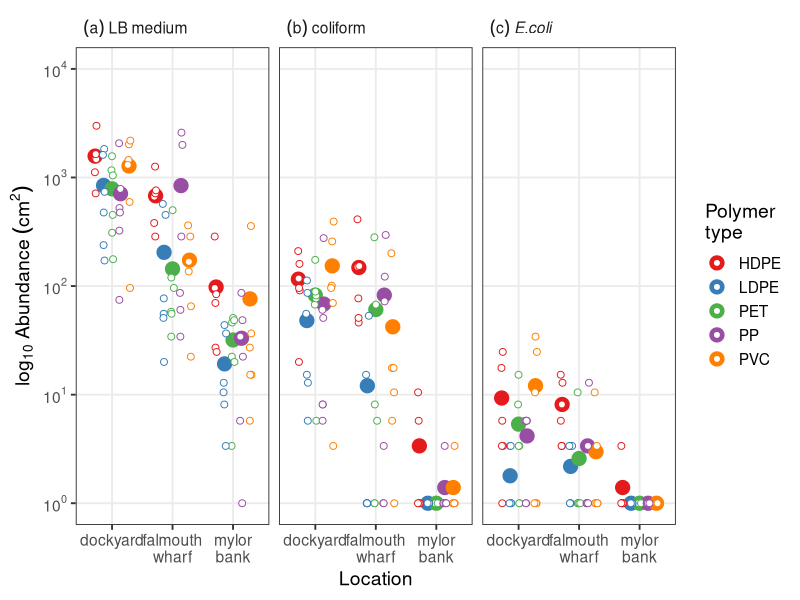
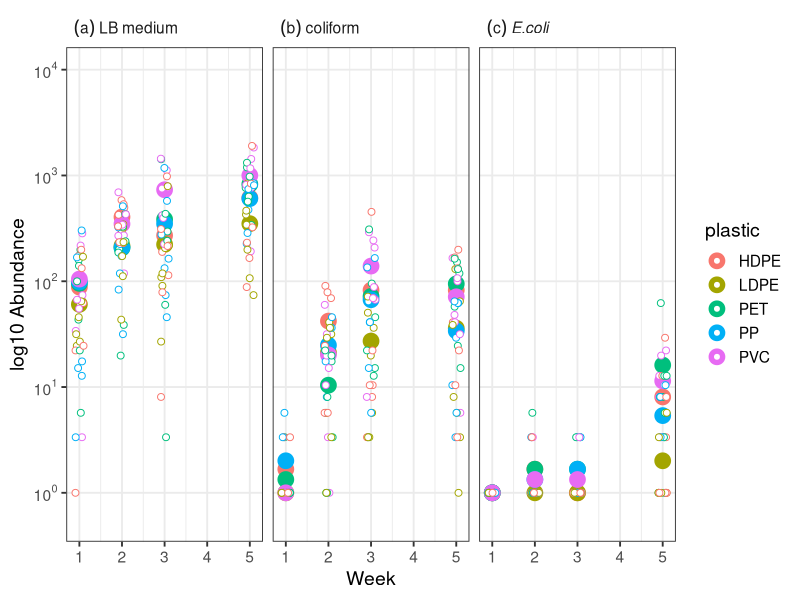
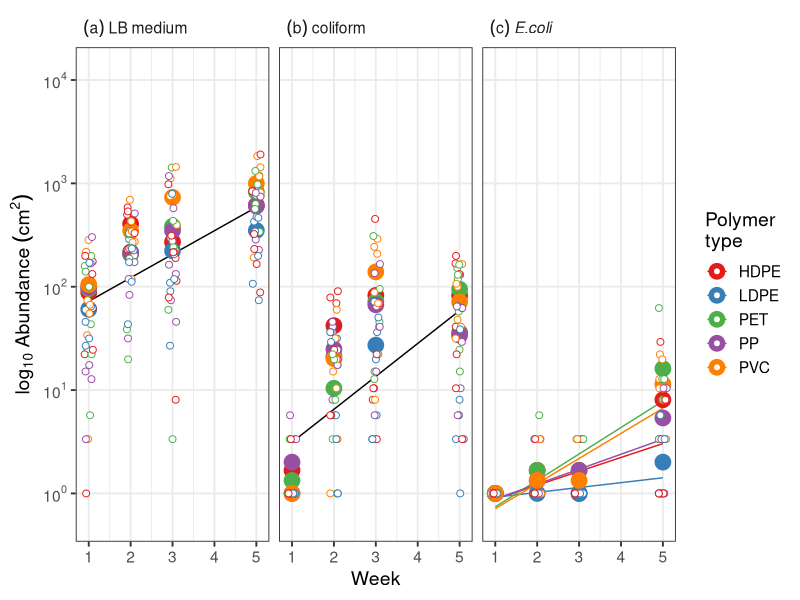
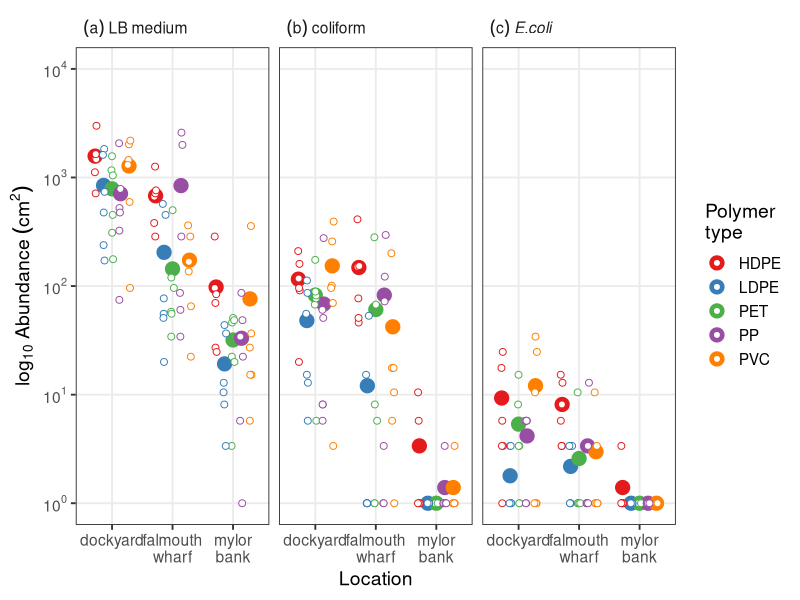
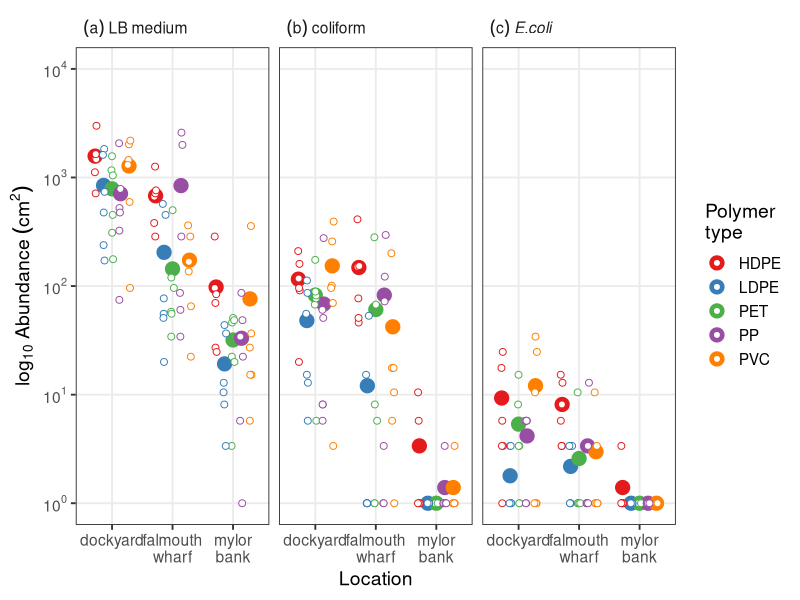
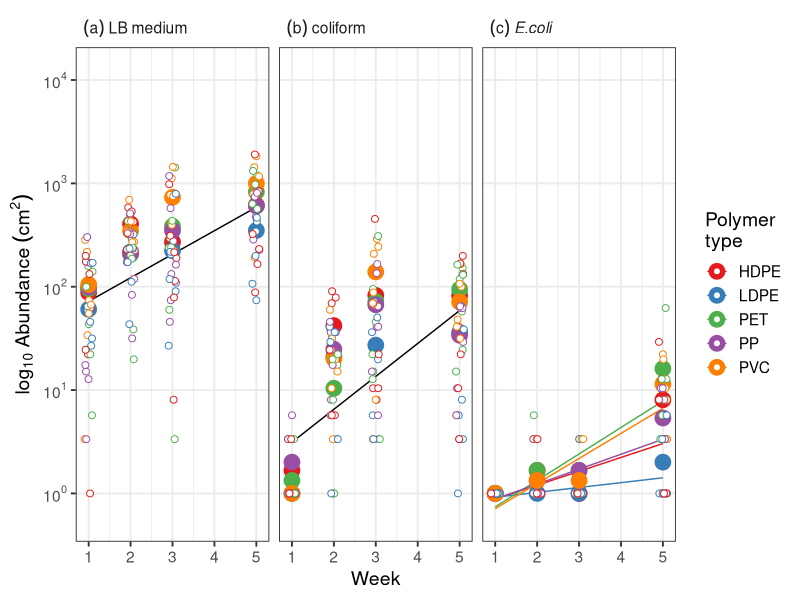
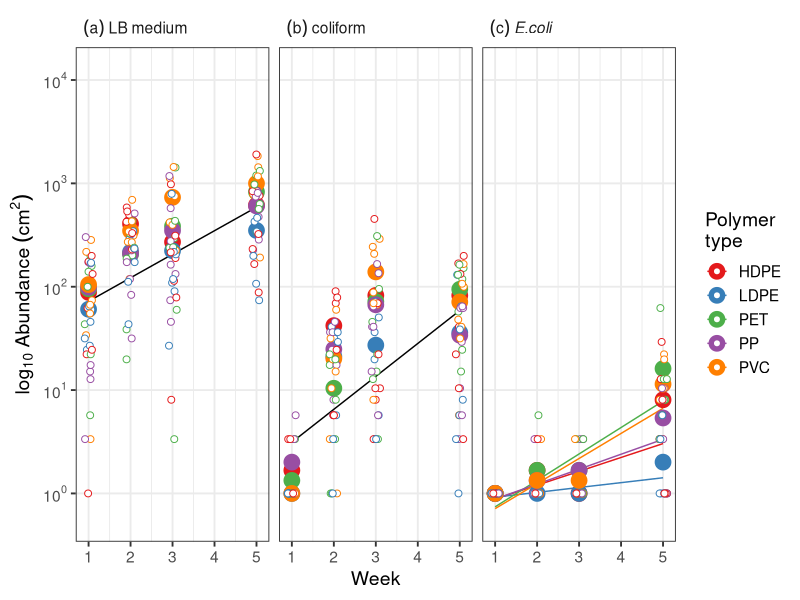

Write the R code that produced these figures, in order.
#---------------------------------------------------------------------------#
# Analysis of abundance data from the location and colonisation experiments #
#---------------------------------------------------------------------------#

# what the script does
# recreates Figure 2 and Figure 3

# load packages
library(tidyverse)
library(lme4)
library(flextable)
library(officer)

#---------------------------------------------------------------------------------#
# LOCATION EXPERIMENT: does abundance differ across sites and types of plastic ####
#---------------------------------------------------------------------------------#

# load in data

# 7-week data across three sites
d <- read.csv('data/location_experiment_abundance.csv')

# calculate means
d_sum <- group_by(d, site, plastic, type, type2) %>%
  summarise(abundance_cor = mean(abundance_cor), .groups = 'drop')

# make Figure 2
ggplot(d, aes(site, abundance_cor)) +
  #MicrobioUoE::geom_pretty_boxplot(fill = 'black', col = 'black') +
  facet_wrap(~type2, labeller = label_parsed) +
  geom_point(aes(col = plastic), position = position_dodge(width = 0.7), size = 4.5, data = d_sum) +
  geom_point(aes(col = plastic), position = position_jitterdodge(dodge.width = 0.7, jitter.width = 0.05), fill = 'white', shape = 21, size = 2) +
  theme_bw(base_size = 14) +
  scale_y_log10(breaks = scales::trans_breaks("log10", function(x) 10^x, n = 4),
                labels = scales::trans_format("log10", scales::math_format(10^.x)),
                limits = c(10^0, 10^4),
                minor_breaks = NULL) +
  labs(y = expression(log[10]~Abundance~(cm^2)),
       x = 'Location') +
  theme(strip.background = element_blank(),
        strip.text = element_text(hjust = 0)) +
  scale_color_brewer('Polymer\ntype', type = 'qual', palette = 6)

ggsave('figures/Figure_2.pdf', last_plot(), width = 13, height = 4)
ggsave('figures/Figure_2.png', last_plot(), width = 13, height = 4)

# actually do the stats

# analysis on all culturable bacteria
model_culture <- lm(log_abundance ~ site * plastic, filter(d, type == 'culturable'), na.action = 'na.fail')
model_culture2 <- lm(log_abundance ~ site + plastic, filter(d, type == 'culturable'), na.action = 'na.fail')
model_culture3 <- lm(log_abundance ~ site, filter(d, type == 'culturable'), na.action = 'na.fail')
model_culture4 <- lm(log_abundance ~ plastic, filter(d, type == 'culturable'), na.action = 'na.fail')
anova(model_culture, model_culture2)
anova(model_culture2, model_culture3)
anova(model_culture2, model_culture4)
# model_culture2 is the best model

# get contrasts out for different sites and different plastics
culture_site <- emmeans::emmeans(model_culture2, pairwise~site) %>%
  .$contrasts %>%
  data.frame() %>%
  mutate(across(where(is.numeric), round, 3)) %>%
  mutate_all(as.character)
culture_plastic <- emmeans::emmeans(model_culture2, pairwise~plastic) %>%
  .$contrasts %>%
  data.frame() %>%
  mutate(across(where(is.numeric), round, 3)) %>%
  mutate_all(as.character)
culture <- bind_rows(culture_site, culture_plastic) %>%
  mutate(type = 'LB media')

# analysis of just the coliforms 
model_coli <- lm(log_abundance ~ site * plastic, filter(d, type == 'coliform'), na.action = 'na.fail')
model_coli2 <- lm(log_abundance ~ site + plastic, filter(d, type == 'coliform'), na.action = 'na.fail')
model_coli3 <- lm(log_abundance ~ site, filter(d, type == 'coliform'), na.action = 'na.fail')
model_coli4 <- lm(log_abundance ~ plastic, filter(d, type == 'coliform'), na.action = 'na.fail')
anova(model_coli, model_coli2)
anova(model_coli2, model_coli3)
anova(model_coli2, model_coli4)
# model_coli2 is best

# get contrasts out for different sites and different plastics
coli_site <- emmeans::emmeans(model_coli2, pairwise~site) %>%
  .$contrasts %>%
  data.frame() %>%
  mutate(across(where(is.numeric), round, 3)) %>%
  mutate_all(as.character)
coli_plastic <- emmeans::emmeans(model_coli2, pairwise~plastic) %>%
  .$contrasts %>%
  data.frame() %>%
  mutate(across(where(is.numeric), round, 3)) %>%
  mutate_all(as.character)
coli <- bind_rows(coli_site, coli_plastic) %>%
  mutate(type = 'coliform')

# analysis of just E coli 
model_ecoli <- lm(log_abundance ~ site * plastic, filter(d, type == 'ecoli'), na.action = 'na.fail')
model_ecoli2 <- lm(log_abundance ~ site + plastic, filter(d, type == 'ecoli'), na.action = 'na.fail')
model_ecoli3 <- lm(log_abundance ~ site, filter(d, type == 'ecoli'), na.action = 'na.fail')
model_ecoli4 <- lm(log_abundance ~ plastic, filter(d, type == 'ecoli'), na.action = 'na.fail')
anova(model_ecoli, model_ecoli2)
anova(model_ecoli2, model_ecoli3)
anova(model_ecoli2, model_ecoli4)
# model_ecoli2 is best

# get contrasts out for different sites and different plastics
ecoli_site <- emmeans::emmeans(model_ecoli2, pairwise~site) %>%
  .$contrasts %>%
  data.frame() %>%
  mutate(across(where(is.numeric), round, 3)) %>%
  mutate_all(as.character)
ecoli_plastic <- emmeans::emmeans(model_ecoli2, pairwise~plastic) %>%
  .$contrasts %>%
  data.frame() %>%
  mutate(across(where(is.numeric), round, 3)) %>%
  mutate_all(as.character)
ecoli <- bind_rows(coli_site, coli_plastic) %>%
  mutate(type = 'E.coli')

# make reproducible table
d_table <- bind_rows(select(culture, type, contrast, everything()),
                     select(coli, type, contrast, everything()),
                     select(ecoli, type, contrast, everything())) %>%
  mutate(p.value = ifelse(p.value == '0', '<0.001', p.value)) %>%
  mutate(contrast = gsub('\n', ' ', contrast))

table <- flextable(d_table) %>%
  align(align = 'center', part = 'all') %>%
  align(align = 'left', j = 'contrast', part = 'all') %>%
  set_header_labels(t.ratio = "t ratio",
                    p.value = "p value",
                    df = 'd.f.') %>%
  italic(j = 'df', part = 'header') %>%
  font(fontname = 'Times', part = 'all') %>%
  fontsize(size = 14, part = 'all') %>%
  bold(i = ~ p.value < 0.05, j = ~ p.value) %>%
  merge_v(., j = ~type) %>%
  valign(valign = 'top', j = 1, part = 'body') %>%
  hline(i = c(13, 26), border = fp_border_default(), part = 'body') %>%
  hline(i = c(3, 16, 29), j = 2:7, border = fp_border_default(), part = 'body') %>%
  fix_border_issues() %>%
  italic(i = 27, j =1) %>%
  vline(j = 1, part = 'body') %>%
  autofit()

# get a png from the html file with webshot
save_as_image(table, 'tables/Table_S1.png', zoom = 3, webshot = 'webshot2')

#----------------------------------------------------------------------------------------#
# Colonisation EXPERIMENT: does abundance change through time with different plastics ####
#----------------------------------------------------------------------------------------#

d2 <- read.csv('data/colonisation_experiment_abundance.csv')

d2_sum <- group_by(d2, plastic, type, week, type2) %>%
  summarise(abundance_cor = mean(abundance_cor), .groups = 'drop')

# do quick plot to look at relationship between abundance x week x plastic
p1 <- ggplot(d2, aes(week, abundance_cor)) +
  facet_wrap(~type2, labeller = label_parsed) +
  geom_point(aes(col = plastic), size = 5, data = d2_sum) +
  geom_point(aes(col = plastic), position = position_jitter(width = 0.1, height = 0), fill = 'white', shape = 21, size = 2) +
  theme_bw(base_size = 14) +
  scale_y_log10(breaks = scales::trans_breaks("log10", function(x) 10^x, n = 4),
                labels = scales::trans_format("log10", scales::math_format(10^.x)),
                limits = c(10^-0.25, 10^4),
                minor_breaks = NULL) +
  labs(y = 'log10 Abundance',
       x = 'Week') +
  theme(strip.background = element_blank(),
        strip.text = element_text(hjust = 0))
p1

# do the stats separately for each organism type

# only culturable bacteria
model_culture <- lm(log_abundance ~ week * plastic, filter(d2, type == 'culturable'), na.action = 'na.fail')
model_culture2 <- lm(log_abundance ~ week + plastic, filter(d2, type == 'culturable'), na.action = 'na.fail')
model_culture3 <- lm(log_abundance ~ week, filter(d2, type == 'culturable'), na.action = 'na.fail')
model_culture4 <- lm(log_abundance ~ plastic, filter(d2, type == 'culturable'), na.action = 'na.fail')
model_culture5 <- lm(log_abundance ~ 1, filter(d2, type == 'culturable'), na.action = 'na.fail')

anova(model_culture, model_culture2)
anova(model_culture2, model_culture3)
anova(model_culture2, model_culture4)
anova(model_culture4, model_culture5)
anova(model_culture3, model_culture5)
# model_culture 3 is the best - only includes time

# first only coliforms
model_coli <- lm(log_abundance ~ week * plastic, filter(d2, type == 'coliform'), na.action = 'na.fail')
model_coli2 <- lm(log_abundance ~ week + plastic, filter(d2, type == 'coliform'), na.action = 'na.fail')
model_coli3 <- lm(log_abundance ~ week, filter(d2, type == 'coliform'), na.action = 'na.fail')
model_coli4 <- lm(log_abundance ~ plastic, filter(d2, type == 'coliform'), na.action = 'na.fail')
model_coli5 <- lm(log_abundance ~ 1, filter(d2, type == 'coliform'), na.action = 'na.fail')

anova(model_coli, model_coli2)
anova(model_coli2, model_coli3)
anova(model_coli2, model_coli4)
anova(model_coli4, model_coli5)
anova(model_coli3, model_coli5)
# model_coli3 is the best - only includes time

# only E.coli
model_ecoli <- lm(log_abundance ~ week * plastic, filter(d2, type == 'ecoli'), na.action = 'na.fail')
model_ecoli2 <- lm(log_abundance ~ week + plastic, filter(d2, type == 'ecoli'), na.action = 'na.fail')

anova(model_ecoli, model_ecoli2)
# mode_ecoli is the best

# look at emtrends to see what is going on with the slopes between plastics
emmeans::emtrends(model_ecoli, pairwise~1, var = 'week')
emmeans::emtrends(model_ecoli, pairwise~plastic, var = 'week')

# make Figure 3
preds <- bind_rows(broom::augment(model_ecoli) %>% mutate(type = 'ecoli'),
                   broom::augment(model_coli3) %>% mutate(type = 'coliform'),
                   broom::augment(model_culture3) %>% mutate(type = 'culturable')) %>%
  mutate(type = forcats::fct_relevel(type, 'culturable', 'coliform', 'ecoli'),
         type2 = forcats::fct_recode(type, '(a)~LB~medium' = 'culturable', '(b)~coliform' = 'coliform', '(c)~italic("E.coli")' = 'ecoli'))
  

ggplot(d2, aes(week, abundance_cor)) +
  facet_wrap(~type2, labeller = label_parsed) +
  geom_line(aes(week, 10^.fitted, col = plastic), filter(preds, type == 'ecoli')) +
  geom_line(aes(week, 10^.fitted), col = 'black', filter(preds, type != 'ecoli')) +
  geom_point(aes(col = plastic), size = 5, data = d2_sum) +
  geom_point(aes(col = plastic), position = position_jitter(width = 0.1, height = 0), fill = 'white', shape = 21, size = 2) +
  theme_bw(base_size = 14) +
  scale_y_log10(breaks = scales::trans_breaks("log10", function(x) 10^x, n = 4),
                labels = scales::trans_format("log10", scales::math_format(10^.x)),
                limits = c(10^-0.25, 10^4.1),
                minor_breaks = NULL) +
  labs(y = expression(log[10]~Abundance~(cm^2)),
       x = 'Week') +
  theme(strip.background = element_blank(),
        strip.text = element_text(hjust = 0)) +
  scale_color_brewer('Polymer\ntype', type = 'qual', palette = 6)

ggsave('figures/Figure_3.pdf', last_plot(), width = 13, height = 4)
ggsave('figures/Figure_3.png', last_plot(), width = 13, height = 4)
